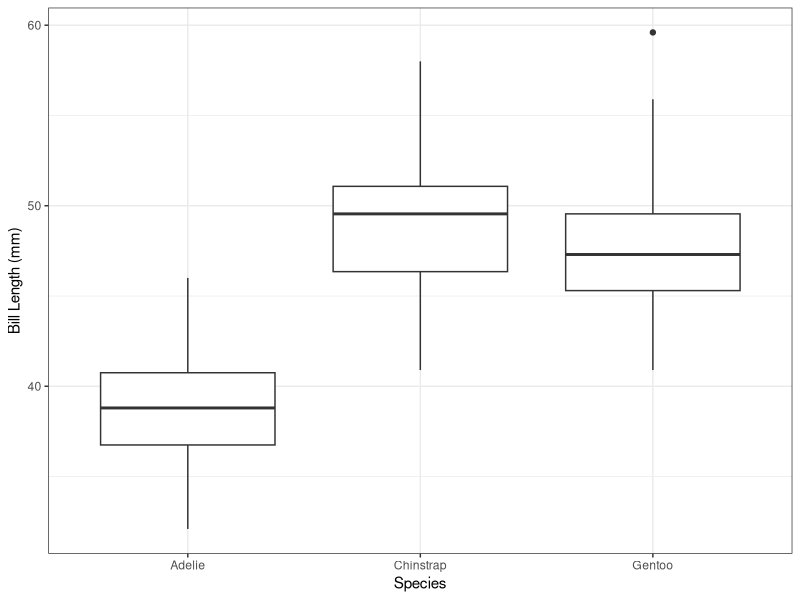

Write the R code that produced this figure.
## ---- chunk 1
#| echo: false

default_chunk_hook  <- knitr::knit_hooks$get("chunk")

latex_font_size <- c("Huge", "huge", "LARGE", "Large", 
                     "large", "normalsize", "small", 
                     "footnotesize", "scriptsize", "tiny")

knitr::knit_hooks$set(chunk = function(x, options) {
  x <- default_chunk_hook(x, options)
  if(options$size %in% latex_font_size) {
    paste0("\n \\", options$size, "\n\n", 
      x, 
      "\n\n \\normalsize"
    )
  } else {
    x
  }
})
## ---- chunk 2
#| label: load-packages
#| include: false
library(tidyverse)
library(palmerpenguins)
## ---- chunk 3
#| label: fig-box-billlength
#| fig-cap: "Bill length (mm) by species."
#| fig-width: 5
#| fig-height: 3
#| scale: "80%"
#| fig-align: "center"
#| size: scriptsize

ggplot(data=penguins)+
    geom_boxplot(aes(y=bill_length_mm, x=species)) + 
    theme_bw() + 
    labs(x = "Species",
        y="Bill Length (mm)")
## ---- chunk 4
#| label: tbl-nsum-billlength
#| tbl-cap: "Bill length (mm) by species."
#| tbl-align: "center"
#| size: scriptsize
penguins |>
    group_by(species) |>
    summarize(
        n = n(),
        Missing = sum(is.na(bill_length_mm)),
        Mean = mean(bill_length_mm, na.rm=T),
        SD = sd(bill_length_mm, na.rm=T),
        Median = median(bill_length_mm, na.rm=T),
        IQR = IQR(bill_length_mm, na.rm=T)
    )|>
    rename(
        "Species"="species",
    )|>
    knitr::kable(digits = 2)
